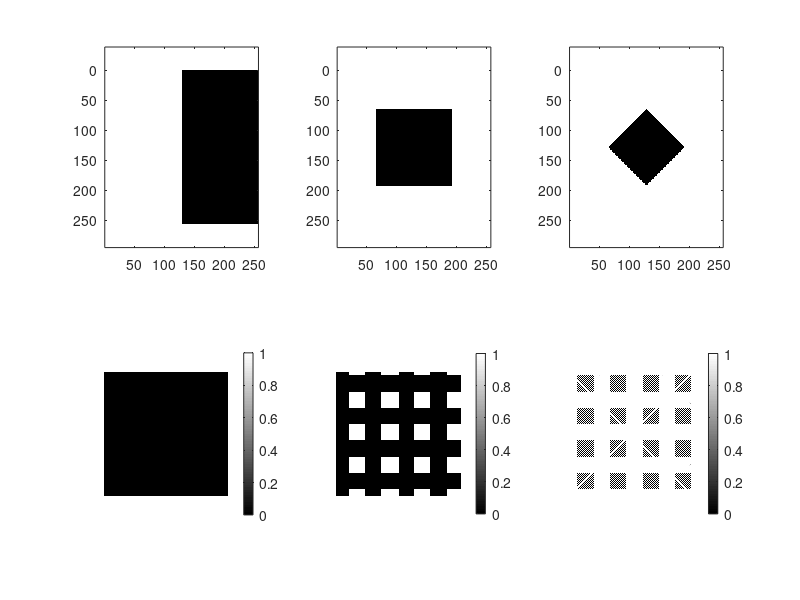

Recreate this plot in MATLAB. (Note: this script raises an error after producing the figure.)
%%Part3
%1-------------------------------------Drawing the Squares
HalfBW=[ones(256,128)*256,ones(256,128)];
s64 = ones(64,64)*256;
QuarterBW = [s64,s64,s64,s64;s64,s64/256,s64/256,s64;s64,s64/256,s64/256,s64;s64,s64,s64,s64];

DiagonalBW1 = ones(64,64);
for i =1:64
    for j =1:64
        if j<=i
            DiagonalBW1(i,j)=256;
        end
    end
end
DiagonalBW2 = ones(64,64);
for i =1:64
    for j =1:64
        if j>=i
            DiagonalBW2(i,j)=256;
        end
    end
end
DiagonalBW3=flip(DiagonalBW2,1);
DiagonalBW4=flip(DiagonalBW1,1);
o8BW = [s64,s64,s64,s64;s64,DiagonalBW4,DiagonalBW2,s64;s64,DiagonalBW1,DiagonalBW3,s64;s64,s64,s64,s64];

figure(1)
subplot(2,3,1)
image(HalfBW)
axis equal tight
subplot(2,3,2)
image(QuarterBW)
axis equal tight
subplot(2,3,3)
image(o8BW)
colormap(gray)
axis equal tight
%------------------------------------FFT2 of the Squares above
figure(1)
Y = fft2(HalfBW);
subplot(2,3,4)
Ylog = abs(fftshift(Y));
imshow(Ylog)
axis equal tight
colorbar

Y = fft2(QuarterBW);
subplot(2,3,5)
Ylog = abs(fftshift(Y));
imshow(Ylog)
axis equal tight
colorbar

Y = fft2(o8BW);
subplot(2,3,6)
Ylog = abs(fftshift(Y));
imshow(Ylog)
axis equal tight
colorbar
%% ------------------------ Compressing the Tiger
figure(2)
tiger = imread('tiger.jpg');
subplot(2,2,1)
imshow(tiger)
title('The original')
tigerFFt = fft2(tiger);
tigreSort = sort(abs(tigerFFt(:)));
counter = 2;
compresed = [0.95 0.5];
for keep = [0.046,0.004]
    subplot(2,2,counter)
    thresh = tigreSort(floor((1-keep)*length(tigreSort)));
    index = abs(tigerFFt)>thresh;
    newTigrefft = tigerFFt.*index;
    newTigre =uint8(ifft2(newTigrefft));
    imshow(newTigre)
    title(['',num2str(100*compresed(counter-1)),'% compressed'],'FontSize',10)
    imwrite(newTigre,sprintf('%d compresed.jpg',100*compresed(counter-1)))
    counter=counter+1;
end